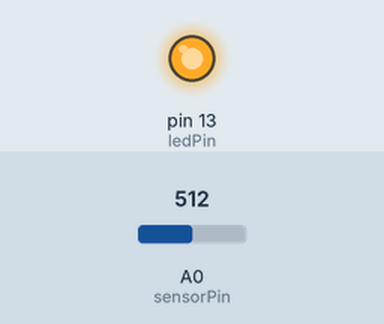
This sketch was run on a simulated Arduino Uno, built with avr-gcc and run on an emulated ATmega328P. On the bench: output pins drawn as LEDs (lit = HIGH). Inputs (shaded band) come from the test bench; at power-on: A0 (sensorPin) = 512. What the sketch prints to the serial monitor is not drawn.

Above: at 3.0 s.
3.1 s: A0 (sensorPin) set to 122
At 3.7 s:
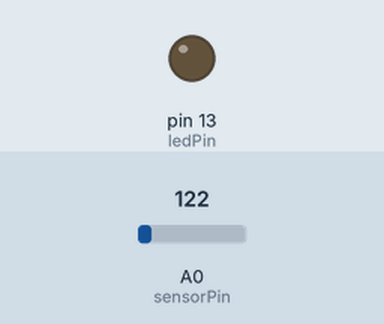
6.6 s: A0 (sensorPin) set to 0
Timing chart, 0 to 16.1 s (numbered marks = the images above; inputs shaded):
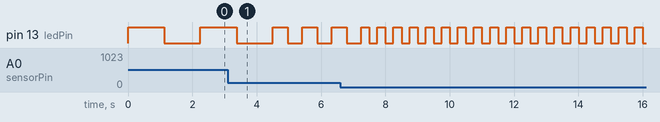

The sketch:

PotentiometerExample.ino
```cpp
int ledPin = 13;      // select the pin for the LED
int sensorPin = A0;
int sensorValue = 0;
int delayPeriod = 0;

void setup() {
  Serial.begin(9600); //  setup serial

  // declare the ledPin as an OUTPUT:
  pinMode(ledPin, OUTPUT);

  // declare the sensorPin as an INPUT:
  pinMode(sensorPin, INPUT); //analog input
}

void loop() {
  sensorValue = analogRead(sensorPin);
  delayPeriod = map(sensorValue, 0, 1023, 250, 2000);

  Serial.println(sensorValue); // debug value

  // turn the ledPin on
  digitalWrite(ledPin, HIGH);
  delay(delayPeriod);

  // turn the ledPin off:
  digitalWrite(ledPin, LOW);
  delay(delayPeriod);
}
```

Measured:
- by itself, pin 13 (ledPin): repeats every 0.50 s: HIGH 0.25 s, LOW 0.25 s
